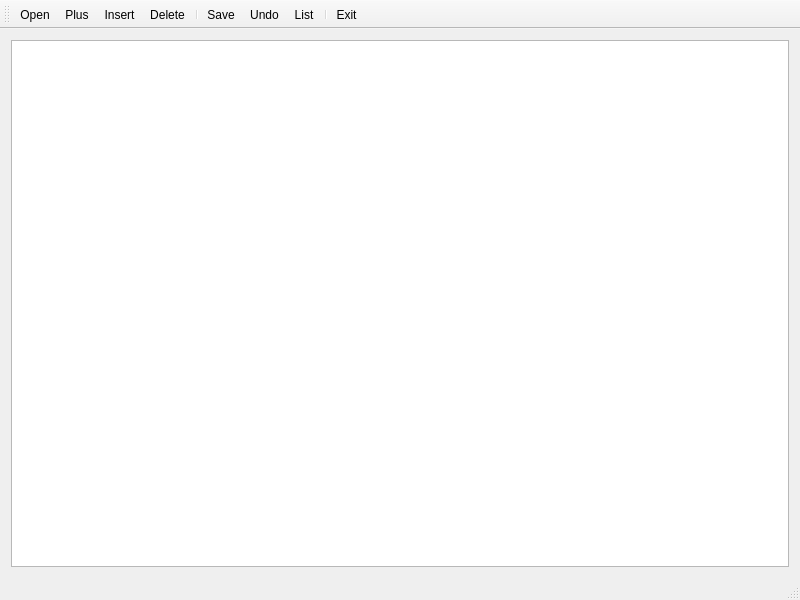
<?xml version="1.0" encoding="UTF-8"?>
<ui version="4.0">
 <class>relationTable</class>
 <widget class="QMainWindow" name="relationTable">
  <property name="geometry">
   <rect>
    <x>0</x>
    <y>0</y>
    <width>800</width>
    <height>600</height>
   </rect>
  </property>
  <property name="minimumSize">
   <size>
    <width>800</width>
    <height>600</height>
   </size>
  </property>
  <property name="windowTitle">
   <string>relationTable</string>
  </property>
  <widget class="QWidget" name="centralWidget">
   <layout class="QHBoxLayout" name="horizontalLayout">
    <item>
     <widget class="QTableView" name="tableView"/>
    </item>
   </layout>
  </widget>
  <widget class="QMenuBar" name="menuBar">
   <property name="geometry">
    <rect>
     <x>0</x>
     <y>0</y>
     <width>800</width>
     <height>17</height>
    </rect>
   </property>
  </widget>
  <widget class="QToolBar" name="mainToolBar">
   <property name="toolButtonStyle">
    <enum>Qt::ToolButtonTextUnderIcon</enum>
   </property>
   <attribute name="toolBarArea">
    <enum>TopToolBarArea</enum>
   </attribute>
   <attribute name="toolBarBreak">
    <bool>false</bool>
   </attribute>
   <addaction name="actionOpen"/>
   <addaction name="actionPlus"/>
   <addaction name="actionInsert"/>
   <addaction name="actionDelete"/>
   <addaction name="separator"/>
   <addaction name="actionSave"/>
   <addaction name="actionUndo"/>
   <addaction name="actionList"/>
   <addaction name="separator"/>
   <addaction name="actionExit"/>
  </widget>
  <widget class="QStatusBar" name="statusBar"/>
  <action name="actionOpen">
   <property name="icon">
    <iconset resource="res.qrc">
     <normaloff>:/images/open3.bmp</normaloff>:/images/open3.bmp</iconset>
   </property>
   <property name="text">
    <string>Open</string>
   </property>
  </action>
  <action name="actionPlus">
   <property name="icon">
    <iconset resource="res.qrc">
     <normaloff>:/images/316.bmp</normaloff>:/images/316.bmp</iconset>
   </property>
   <property name="text">
    <string>Plus</string>
   </property>
  </action>
  <action name="actionInsert">
   <property name="icon">
    <iconset resource="res.qrc">
     <normaloff>:/images/306.bmp</normaloff>:/images/306.bmp</iconset>
   </property>
   <property name="text">
    <string>Insert</string>
   </property>
  </action>
  <action name="actionDelete">
   <property name="icon">
    <iconset resource="res.qrc">
     <normaloff>:/images/delete1.bmp</normaloff>:/images/delete1.bmp</iconset>
   </property>
   <property name="text">
    <string>Delete</string>
   </property>
  </action>
  <action name="actionSave">
   <property name="icon">
    <iconset resource="res.qrc">
     <normaloff>:/images/save1.bmp</normaloff>:/images/save1.bmp</iconset>
   </property>
   <property name="text">
    <string>Save</string>
   </property>
  </action>
  <action name="actionUndo">
   <property name="icon">
    <iconset resource="res.qrc">
     <normaloff>:/images/ubdo.bmp</normaloff>:/images/ubdo.bmp</iconset>
   </property>
   <property name="text">
    <string>Undo</string>
   </property>
  </action>
  <action name="actionList">
   <property name="icon">
    <iconset resource="res.qrc">
     <normaloff>:/images/124.bmp</normaloff>:/images/124.bmp</iconset>
   </property>
   <property name="text">
    <string>List</string>
   </property>
  </action>
  <action name="actionExit">
   <property name="icon">
    <iconset resource="res.qrc">
     <normaloff>:/images/exit.bmp</normaloff>:/images/exit.bmp</iconset>
   </property>
   <property name="text">
    <string>Exit</string>
   </property>
  </action>
 </widget>
 <layoutdefault spacing="6" margin="11"/>
 <resources>
  <include location="res.qrc"/>
 </resources>
 <connections>
  <connection>
   <sender>actionExit</sender>
   <signal>triggered()</signal>
   <receiver>relationTable</receiver>
   <slot>close()</slot>
   <hints>
    <hint type="sourcelabel">
     <x>-1</x>
     <y>-1</y>
    </hint>
    <hint type="destinationlabel">
     <x>199</x>
     <y>149</y>
    </hint>
   </hints>
  </connection>
 </connections>
</ui>
